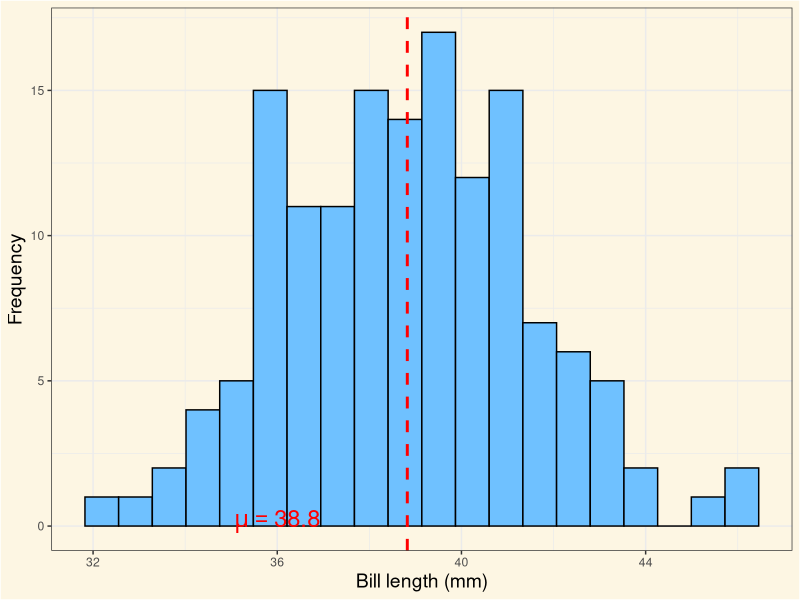
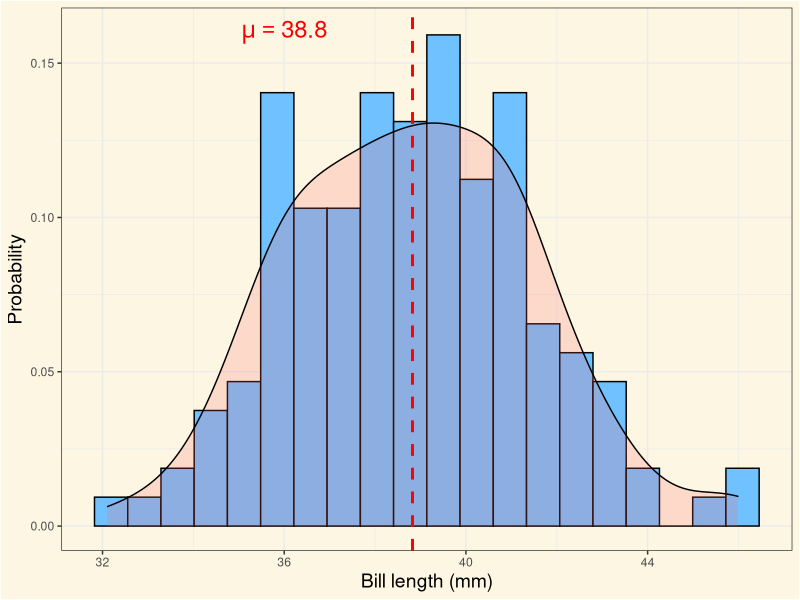
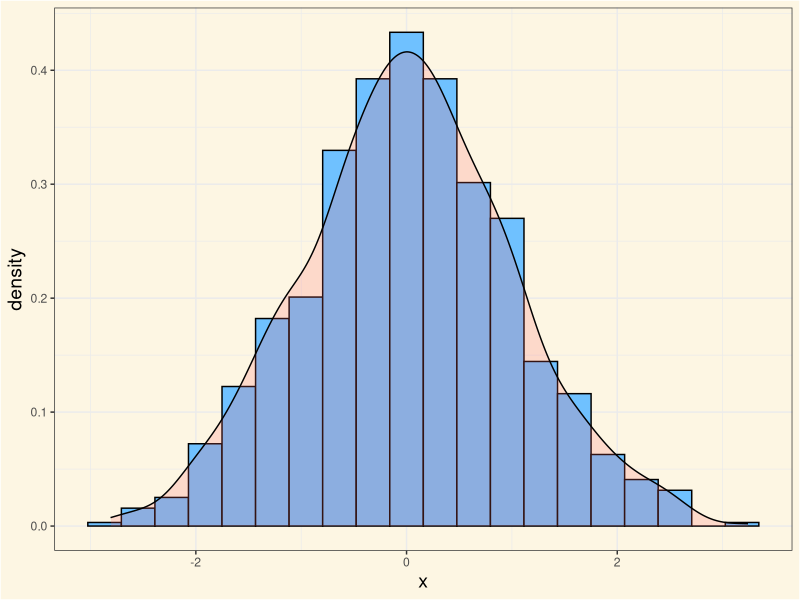
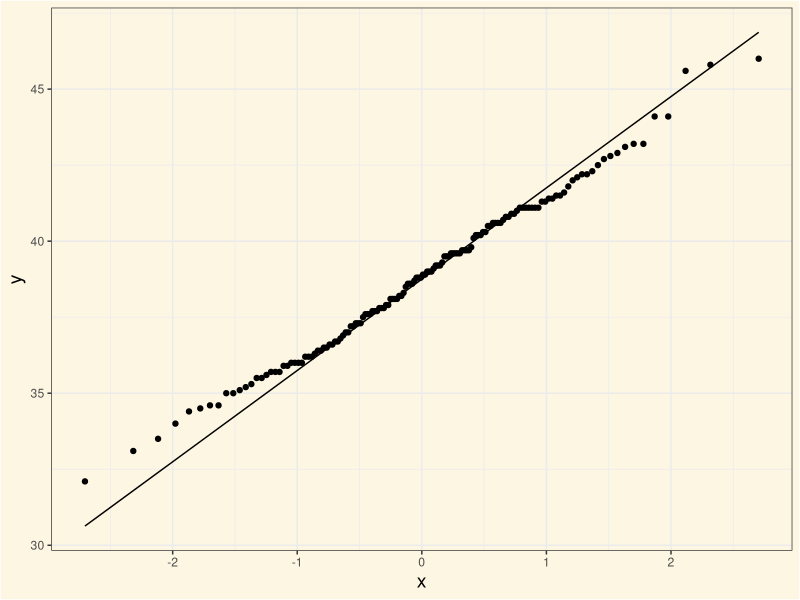
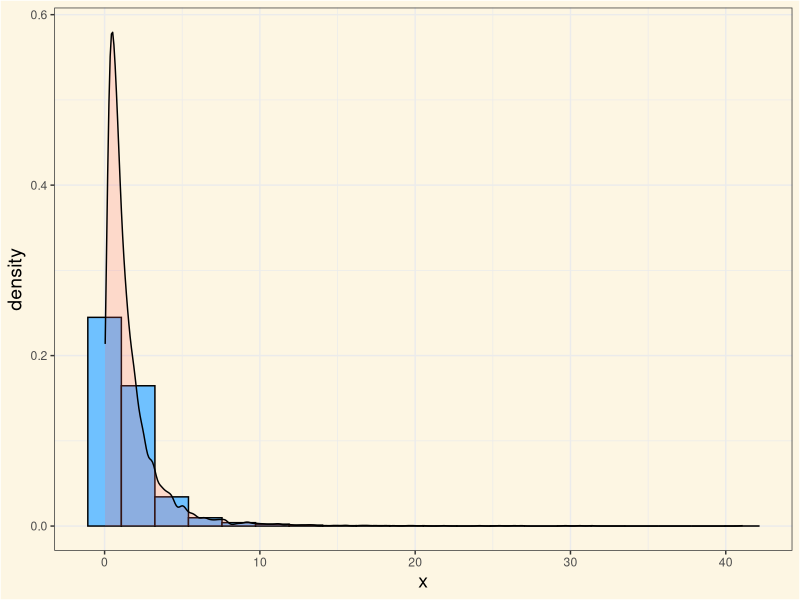
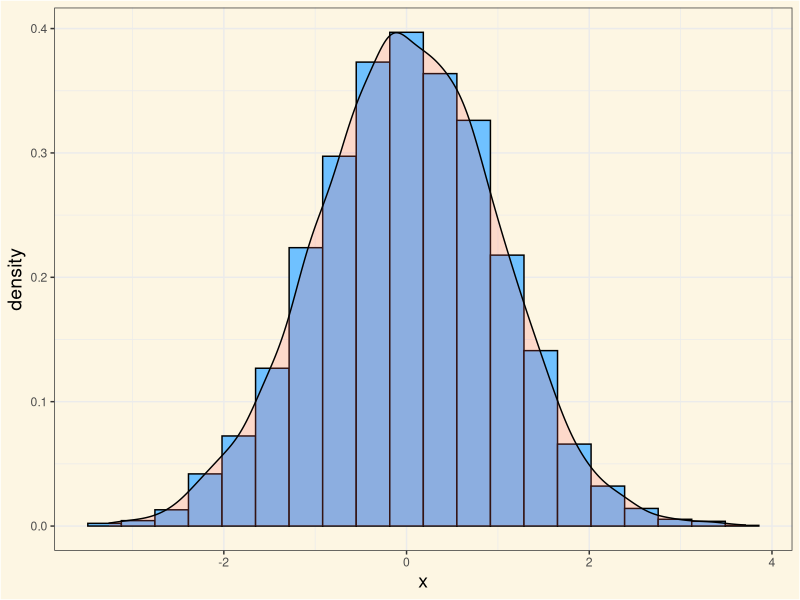

Reproduce these figures in R, in order.
## ---- chunk 1
#| label: theme-set
#| eval: true
library(tidyverse)
library(palmerpenguins)

simple_theme  <- theme_bw() +
      theme(
          plot.background = element_rect(fill = "#FDF6E3"),
          panel.background = element_rect(fill = "#FDF6E3"),
          legend.background = element_rect(fill = "#FDF6E3"),
          legend.position="top",
    axis.title = element_text(size = 14)
        )

theme_set(simple_theme)
## ---- chunk 2
#| label: 01-normality
#| echo: true
#| eval: true
#| fig-align: center
#| code-fold: true
#| layout-ncol: 2

adelie  <- penguins |> 
  filter(species == "Adelie") |> 
  drop_na()

#Frequency plot
ggplot(adelie, aes(bill_length_mm)) + 
  geom_histogram(color = "black", fill = "#6FC1FF", bins = 20) +
  geom_vline(
    aes(xintercept = mean(bill_length_mm, na.rm = TRUE)), 
    color="red", 
    linetype="dashed", 
    size=1
    ) +
  labs(
    x = "Bill length (mm)",
    y = "Frequency"
  ) +
  annotate(
    "text", label = expression("mu == 38.8"), parse = TRUE,
    x = 36, y = 0.16, size = 6, colour = "red"
  )

# Density plot
ggplot(adelie, aes(bill_length_mm)) + 
  geom_histogram(aes(y = ..density..), bins = 20, color = "black", fill = "#6FC1FF") + 
  geom_density(alpha=.2, fill="#FF6666") +
  geom_vline(
    aes(xintercept = mean(bill_length_mm, na.rm = TRUE)), 
    color="red", 
    linetype="dashed", 
    size=1
    ) +
  labs(
    x = "Bill length (mm)",
    y = "Probability"
  ) +
  annotate(
    "text", label = expression("mu == 38.8"), parse = TRUE,
    x = 36, y = 0.16, size = 6, colour = "red"
  ) 
## ---- chunk 3
#| label: 03-density
#| echo: true
#| eval: true
#| fig-align: center
#| code-fold: true
#| include: false
set.seed(123)

normal  <-  data.frame(x = rnorm(1000, 0,1))

ggplot(normal, aes(x = x)) +
  geom_histogram(aes(y = after_stat(density)), color = "black", fill = "#6FC1FF", bins = 20) +
  geom_density(alpha=.2, fill="#FF6666") 
## ---- chunk 4
#| label: pnorm
#| echo: true
#| eval: true
#| fig-align: center
pnorm(40, mean = 38.8, sd = 2.6)
## ---- chunk 5
#| label: qqplot-body
#| echo: true
#| eval: true
#| fig-align: center
ggplot(adelie, aes(sample = bill_length_mm)) +
    geom_qq() +
    geom_qq_line()
## ---- chunk 6
#| label: shapiro
#| echo: true
#| eval: true
#| fig-align: center
shapiro.test(adelie$bill_length_mm)
## ---- chunk 7
#| label: lognomals
#| echo: true
#| eval: true
#| fig-align: center
#| code-fold: true
#| layout-ncol: 2
lognormal  <-  data.frame(x = rlnorm(5000, meanlog = 0, sdlog = 1))

ggplot(lognormal, aes(x = x)) +
  geom_histogram(aes(y = after_stat(density)), color = "black", fill = "#6FC1FF", bins = 20) +
  geom_density(alpha=.2, fill="#FF6666")

#Now transform the original log-normal data
normal  <- log(lognormal)

ggplot(normal, aes(x = x)) +
  geom_histogram(aes(y = after_stat(density)), color = "black", fill = "#6FC1FF", bins = 20) +
  geom_density(alpha=.2, fill="#FF6666")
